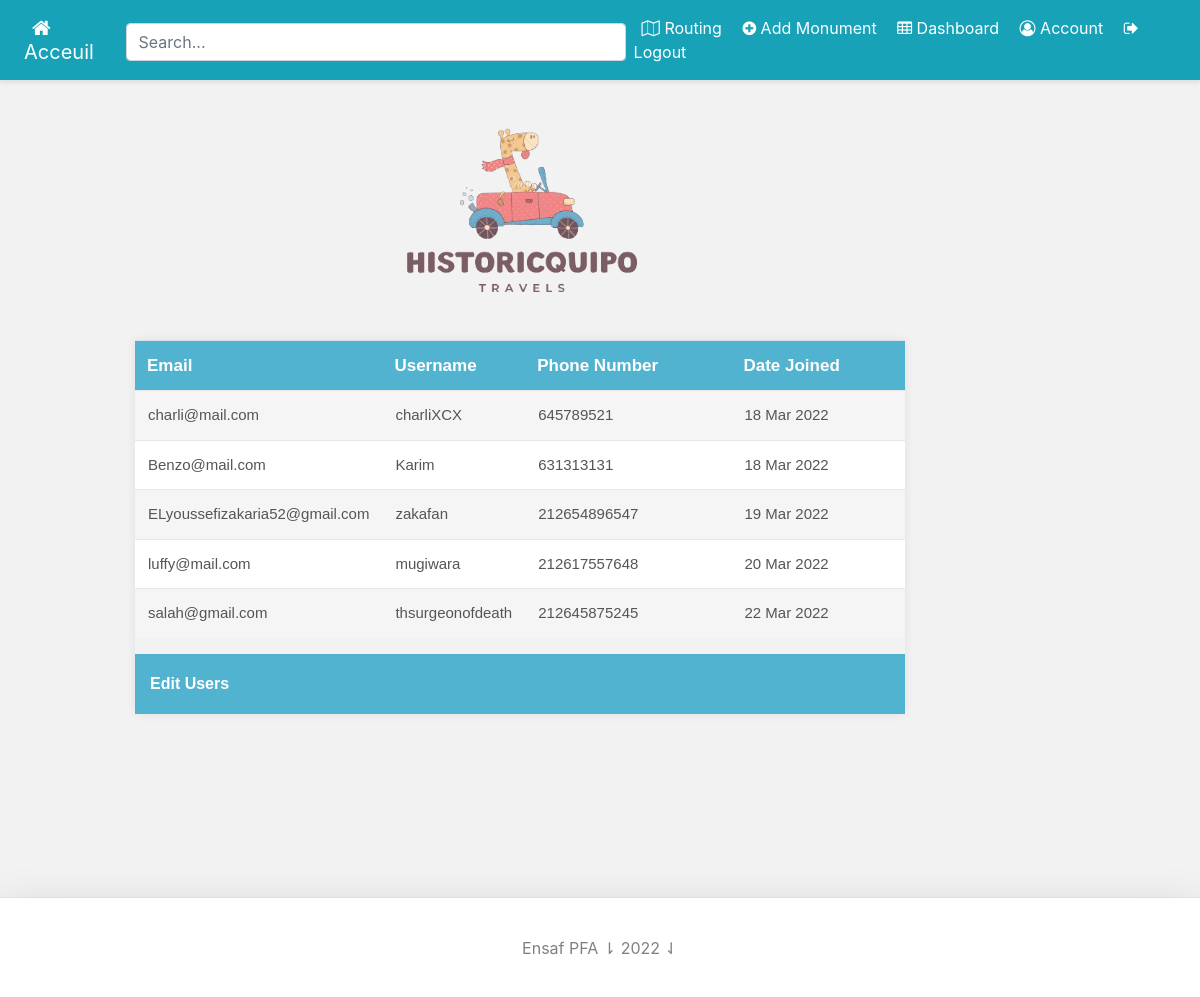
/account/dashboard/ (signed in), run on an earlier commit of the app's database.
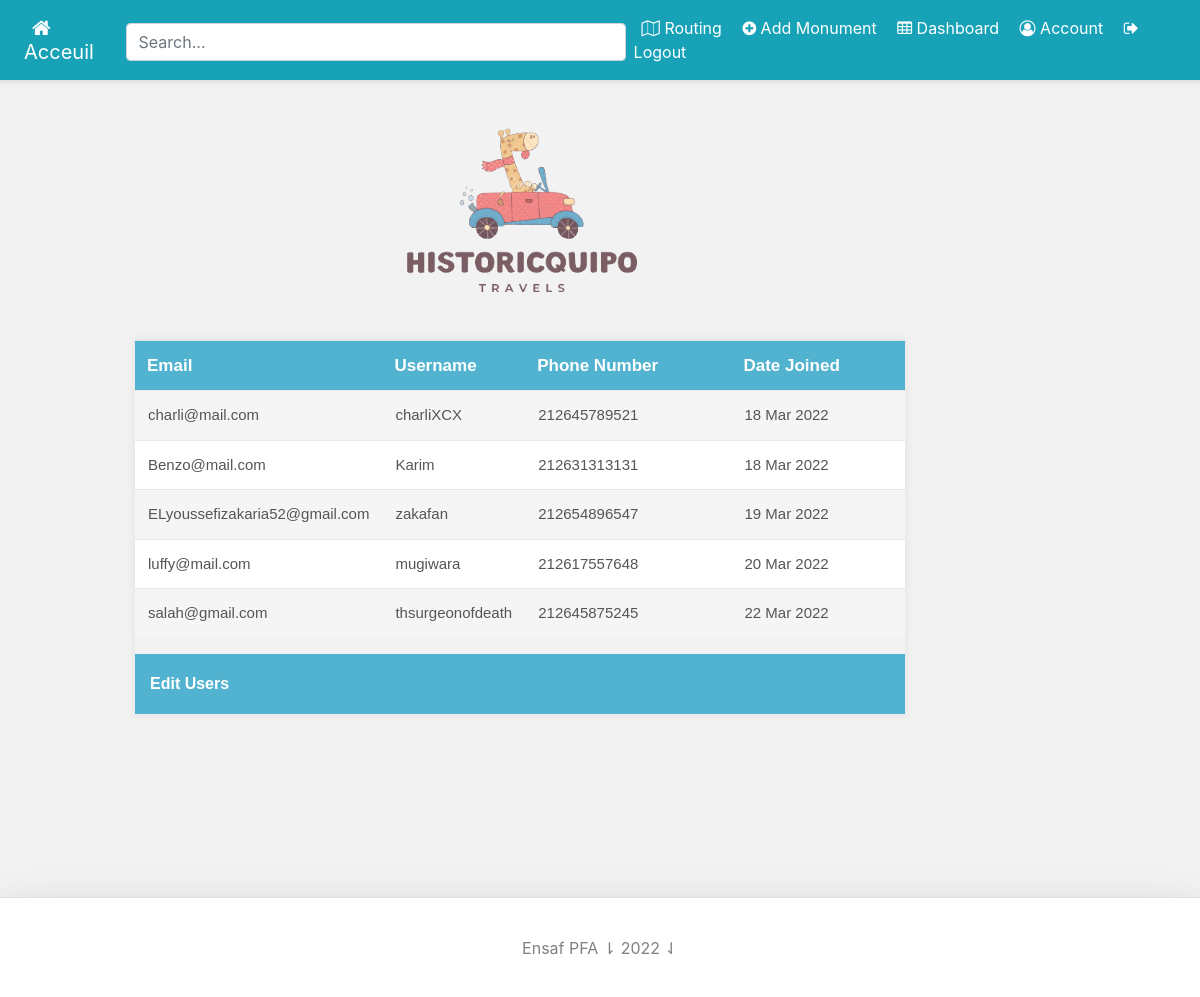
And on a later commit of the database.
### account/models.py (models this page shows, shortened)
class Account(AbstractBaseUser):
	email 			= models.EmailField(verbose_name="email", max_length=60,unique=True)
	username 		= models.CharField(max_length=30,unique=True)
	phone			= models.IntegerField(default=0000)
	date_joined		= models.DateTimeField(verbose_name='date joined', auto_now_add=True)
	last_login		= models.DateTimeField(verbose_name='last login', auto_now=True)
	is_admin		= models.BooleanField(default=False)
	is_active		= models.BooleanField(default=True)
	is_staff		= models.BooleanField(default=False)
	is_superuser	= models.BooleanField(default=False)
	USERNAME_FIELD 		= 'email'
	REQUIRED_FIELDS 	= ['username']
	objects = MyAccountManager()
	class Meta:
		verbose_name = "User"
		verbose_name_plural = "Utilisateurs"

### account/views.py (the view)
# urls.py: path('account/dashboard/', users_table_view, name="dashboard"),
def users_table_view(request):
	context = {}
	user = request.user
	if not user.is_authenticated or not user.is_admin:
		return redirect("must_admin")
	users = Account.objects.filter(is_admin=False)
	context['users'] = users
	return render(request, 'account/users_table.html', context)

### account/templates/account/users_table.html (shortened to what this page needs)
{% extends 'base.html' %}
{% load static %}
{% block content %}
<div class="container">
    <br>
    <div class="row">
        <div class="col-md-offset-1 col-md-10">
            <div class="d-flex flex-column pb-3">
                <img class="img-fluid mx-auto d-block" src="{% static 'logo.png' %}" height="250" width="250">
            </div>
            <br>
            <div class="panel">
                <div class="panel-body table-responsive">
                    <table class="table">
                        <thead>
                            <tr>
                                <th>Email</th>
                                <th>Username</th>
                                <th>Phone Number</th>
                                <th> Date Joined </th>
                            </tr>
                        </thead>
                        <tbody>
                        	{% for user in users %}
                            <tr>
                                <td>{{user.email}}</td>
                                <td>{{user.username}}</td>
                                <td>{{user.phone}}</td>
                                <td>{{ user.date_joined|date:"d M Y"}}</td>
                            </tr>
                            {% endfor %}
                        </tbody>
                    </table>
                </div>
                <div class="panel-footer">
                    <div class="row">
                        <div class="col-sm-6 col-xs-6"> <b><a href="http://127.0.0.1:8000/admin/account/account/">Edit Users</a></b>
                        </div>
                    </div>
                </div>
            </div>
        </div>
    </div>
</div>
{% endblock content %}

What changed in the data, as far as the page shows it:
changed Account "charli@mail.com": phone "645789521" → "212645789521"
changed Account "Benzo@mail.com": phone "631313131" → "212631313131"
